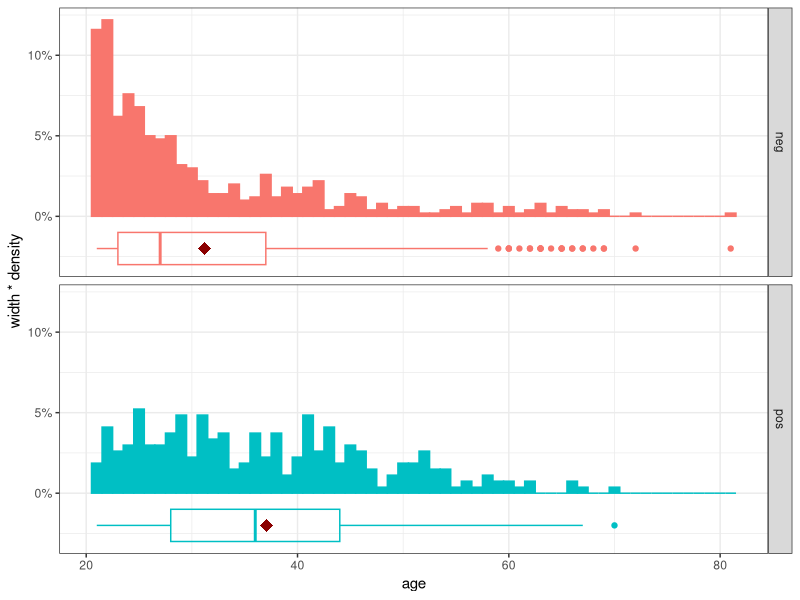
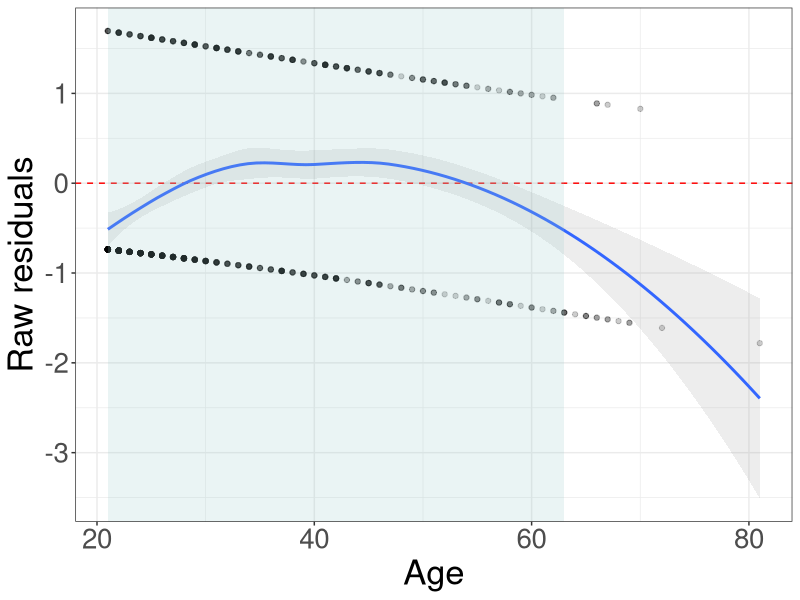
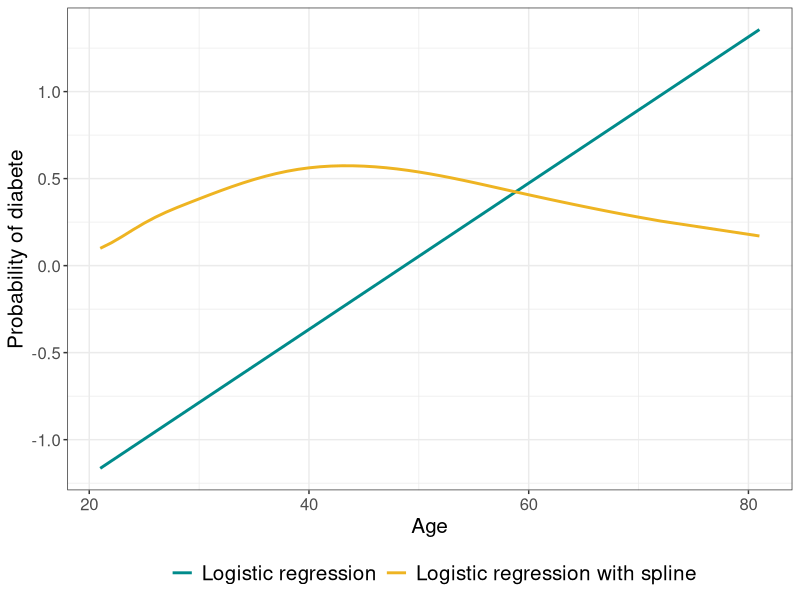

The R source for these figures, in order: (Note: this script raises an error after producing the figures.)
## ---- chunk 1
#| message: false
#| warning: false

library(dplyr)
library(ggplot2)
library(broom)
library(mlbench)
library(rms)
library(emmeans)
library(ggeffects)

## ---- chunk 2
data("PimaIndiansDiabetes2", package = "mlbench")

PimaIndiansDiabetes2 <- PimaIndiansDiabetes2

PimaIndiansDiabetes2$diabetes <- relevel(factor(PimaIndiansDiabetes2$diabetes), ref = "neg")

str(PimaIndiansDiabetes2)
## ---- chunk 3
dt_means <- aggregate(x = PimaIndiansDiabetes2$age, by = list(PimaIndiansDiabetes2$diabetes), FUN = mean) %>%
  as.data.frame() %>%
  rename(diabetes = "Group.1")

ggplot(PimaIndiansDiabetes2, aes(x = age, fill = diabetes, color = diabetes)) + 
  geom_histogram(aes(y=stat(width*density)), binwidth = 1) +
  geom_boxplot(aes(y = -.02), width = .02, fill = NA, show.legend = FALSE) +
  geom_point(data = dt_means, aes(x = x, y = -.02), shape = 18, colour = "darkred", size = 4) +
  facet_grid(diabetes ~ .) +
  scale_y_continuous(labels = scales::percent) +
  theme_bw() + theme(legend.position="none")
## ---- chunk 4
log_reg <- glm(diabetes ~ age, data = PimaIndiansDiabetes2, family = binomial)

# Summarize the model
summary(log_reg)
## ---- chunk 5
log_reg.pred <- augment(log_reg)
  
ggplot(log_reg.pred, aes(x=age, y=.resid)) +
  geom_hline(yintercept=0, color = "red", linetype = "dashed") +
  geom_point(alpha = 0.2) +
  stat_smooth(method = "loess", formula = y ~ x, alpha = 0.17) + 
  theme_bw()+
  theme(legend.text = element_text(size = 25),
        text = element_text(size=25)) +
  labs(x = "Age",
       y = "Raw residuals") + 
  annotate("rect", 
           xmin = quantile(log_reg.pred$age,0.025),
           xmax = quantile(log_reg.pred$age,0.975),
           ymin = -Inf, ymax = Inf, alpha = 0.2, fill = "#99CCCC")
## ---- chunk 6
log_reg_spl <- glm(diabetes ~ rcs(age), data = PimaIndiansDiabetes2, family = binomial)

anova(log_reg, log_reg_spl, test = "LRT")
## ---- chunk 7
AIC(log_reg, log_reg_spl)
## ---- chunk 8
anova(log_reg_spl)
## ---- chunk 9
summary(log_reg_spl)
## ---- chunk 10
log_reg_spl.pred <- predict(log_reg_spl, type = "response")

ggplot(log_reg.pred, aes(x = age)) +
  geom_line(aes(y = .fitted, color = "Logistic regression"), linewidth = 1) +
  geom_line(aes(y = log_reg_spl.pred, color = "Logistic regression with spline"), linewidth = 1) +
  scale_color_manual(values=c("Logistic regression" = "cyan4",
                              "Logistic regression with spline" = "goldenrod2")) +
  labs(x = "Age", y = "Probability of diabete", color = "") +
  theme_bw() +
  theme(legend.title = element_text(size = 15, face = 'bold'),
        legend.text = element_text(size = 15),
        text = element_text(size=15),legend.position="bottom")
## ---- chunk 11
#### Visualization

ggemmeans(log_reg, terms = "age") %>%
  plot(add.data = F)

ggemmeans(log_reg_spl, terms = "age") %>%
  plot(add.data = F)
## ---- chunk 12
age_range <- with(PimaIndiansDiabetes2, seq(min(age),max(age), by = .2))
ref <- 45

log_reg.emm <- emmeans(log_reg, ~ age, at = list(age = age_range), type = "response")

log_reg.ctrs <- emmeans::contrast(log_reg.emm, "trt.vs.ctrl", ref = paste0("age", ref), 
                                  infer = T,  adjust = "none")

log_reg.ctrs %>%
  as.data.frame() %>%
  bind_cols("age" = age_range[age_range != ref]) %>% 
  ggplot(., aes(x=age, y=odds.ratio)) +
  geom_line() +
  geom_ribbon(aes(ymin=asymp.LCL, ymax=asymp.UCL), alpha=0.15, linetype=0) +
  geom_hline(yintercept=1, color = "red") +
  labs(x = "age", y = "Odds Ratio") +
  theme_bw() +
  theme(legend.title = element_text(size = 15, face = 'bold'),
        legend.text = element_text(size = 15),
        text = element_text(size=15),legend.position="bottom")
## ---- chunk 13
log_reg_spl.emm <- emmeans(log_reg_spl, ~ age, at = list(age = age_range), type = "response")

log_reg_spl.ctrs <- emmeans::contrast(log_reg_spl.emm, "trt.vs.ctrl", ref = paste0("age", ref), 
                                      infer = T,  adjust = "none")
  
log_reg_spl.ctrs %>%
  as.data.frame() %>%
  bind_cols("age" = age_range[age_range != ref]) %>% 
  ggplot(., aes(x=age, y=odds.ratio)) +
  geom_line() +
  geom_ribbon(aes(ymin=asymp.LCL, ymax=asymp.UCL), alpha=0.15, linetype=0) +
  geom_hline(yintercept=1, color = "red") +
  labs(x = "age", y = "Odds Ratio") +
  theme_bw() +
  theme(legend.title = element_text(size = 15, face = 'bold'),
        legend.text = element_text(size = 15),
        text = element_text(size=15),legend.position="bottom")
